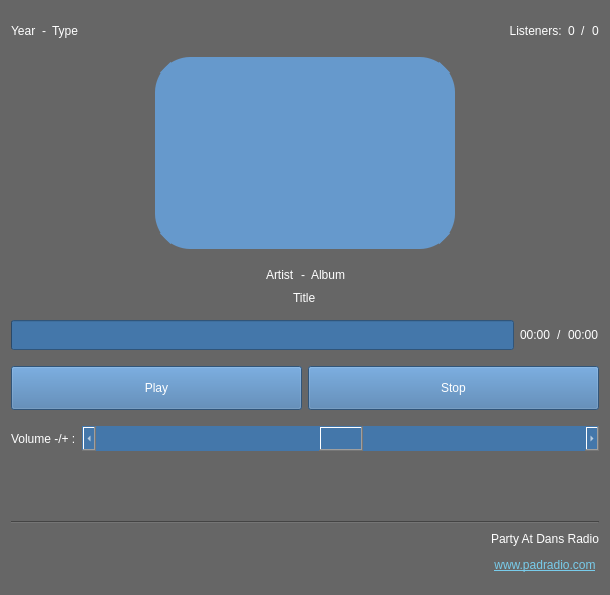
<?xml version="1.0" encoding="UTF-8"?>
<ui version="4.0">
 <class>Window</class>
 <widget class="QMainWindow" name="Window">
  <property name="geometry">
   <rect>
    <x>0</x>
    <y>0</y>
    <width>610</width>
    <height>595</height>
   </rect>
  </property>
  <property name="sizePolicy">
   <sizepolicy hsizetype="Fixed" vsizetype="Fixed">
    <horstretch>0</horstretch>
    <verstretch>0</verstretch>
   </sizepolicy>
  </property>
  <property name="minimumSize">
   <size>
    <width>500</width>
    <height>0</height>
   </size>
  </property>
  <property name="windowTitle">
   <string>Party At Dans Radio</string>
  </property>
  <property name="windowIcon">
   <iconset resource="Files.qrc">
    <normaloff>:/PadImg</normaloff>:/PadImg</iconset>
  </property>
  <property name="styleSheet">
   <string notr="true">font: 666 14pt &quot;Cantarell&quot;;
background-color: #666;
color:#FFFFFF;</string>
  </property>
  <widget class="QWidget" name="centralWidget">
   <layout class="QVBoxLayout" name="verticalLayout">
    <item>
     <layout class="QHBoxLayout" name="typeLayout">
      <property name="topMargin">
       <number>10</number>
      </property>
      <property name="bottomMargin">
       <number>10</number>
      </property>
      <item alignment="Qt::AlignLeft">
       <widget class="QLabel" name="musicYear">
        <property name="text">
         <string>Year</string>
        </property>
       </widget>
      </item>
      <item alignment="Qt::AlignLeft">
       <widget class="QLabel" name="typeSep">
        <property name="text">
         <string>-</string>
        </property>
       </widget>
      </item>
      <item alignment="Qt::AlignLeft">
       <widget class="QLabel" name="musicType">
        <property name="text">
         <string>Type</string>
        </property>
       </widget>
      </item>
      <item>
       <spacer name="typeSpacer">
        <property name="orientation">
         <enum>Qt::Horizontal</enum>
        </property>
        <property name="sizeHint" stdset="0">
         <size>
          <width>40</width>
          <height>20</height>
         </size>
        </property>
       </spacer>
      </item>
      <item alignment="Qt::AlignLeft">
       <widget class="QLabel" name="noteListeners">
        <property name="text">
         <string>  Listeners:</string>
        </property>
       </widget>
      </item>
      <item alignment="Qt::AlignLeft">
       <widget class="QLabel" name="musicListeners">
        <property name="text">
         <string>0</string>
        </property>
       </widget>
      </item>
      <item>
       <widget class="QLabel" name="ListenersSep">
        <property name="text">
         <string>/</string>
        </property>
       </widget>
      </item>
      <item>
       <widget class="QLabel" name="musicMaxListeners">
        <property name="text">
         <string>0</string>
        </property>
       </widget>
      </item>
     </layout>
    </item>
    <item>
     <layout class="QHBoxLayout" name="graphicsLayout">
      <property name="bottomMargin">
       <number>10</number>
      </property>
      <item>
       <widget class="QGraphicsView" name="graphicsView">
        <property name="sizePolicy">
         <sizepolicy hsizetype="Fixed" vsizetype="Fixed">
          <horstretch>0</horstretch>
          <verstretch>0</verstretch>
         </sizepolicy>
        </property>
        <property name="minimumSize">
         <size>
          <width>300</width>
          <height>0</height>
         </size>
        </property>
        <property name="autoFillBackground">
         <bool>false</bool>
        </property>
        <property name="styleSheet">
         <string notr="true">border: 15px solid #69C;
border-radius: 35px;
background-color: #69C;
</string>
        </property>
        <property name="frameShadow">
         <enum>QFrame::Plain</enum>
        </property>
        <property name="verticalScrollBarPolicy">
         <enum>Qt::ScrollBarAlwaysOff</enum>
        </property>
        <property name="horizontalScrollBarPolicy">
         <enum>Qt::ScrollBarAlwaysOff</enum>
        </property>
       </widget>
      </item>
     </layout>
    </item>
    <item>
     <layout class="QHBoxLayout" name="songLayout">
      <property name="bottomMargin">
       <number>0</number>
      </property>
      <item>
       <spacer name="songSpacerLeft">
        <property name="orientation">
         <enum>Qt::Horizontal</enum>
        </property>
        <property name="sizeHint" stdset="0">
         <size>
          <width>40</width>
          <height>20</height>
         </size>
        </property>
       </spacer>
      </item>
      <item>
       <widget class="QLabel" name="musicArtist">
        <property name="text">
         <string>Artist</string>
        </property>
       </widget>
      </item>
      <item>
       <widget class="QLabel" name="songSep">
        <property name="text">
         <string>-</string>
        </property>
       </widget>
      </item>
      <item>
       <widget class="QLabel" name="musicAlbum">
        <property name="styleSheet">
         <string notr="true"/>
        </property>
        <property name="text">
         <string>Album</string>
        </property>
       </widget>
      </item>
      <item>
       <spacer name="songSpacerRight">
        <property name="orientation">
         <enum>Qt::Horizontal</enum>
        </property>
        <property name="sizeHint" stdset="0">
         <size>
          <width>40</width>
          <height>20</height>
         </size>
        </property>
       </spacer>
      </item>
     </layout>
    </item>
    <item>
     <layout class="QHBoxLayout" name="titleLayout">
      <property name="bottomMargin">
       <number>9</number>
      </property>
      <item alignment="Qt::AlignHCenter">
       <widget class="QLabel" name="musicTitle">
        <property name="styleSheet">
         <string notr="true">font: 666 15pt &quot;Cantarell&quot;;</string>
        </property>
        <property name="text">
         <string>Title</string>
        </property>
       </widget>
      </item>
     </layout>
    </item>
    <item>
     <layout class="QHBoxLayout" name="playBarLayout">
      <property name="bottomMargin">
       <number>10</number>
      </property>
      <item>
       <widget class="QProgressBar" name="progressBar">
        <property name="sizePolicy">
         <sizepolicy hsizetype="Expanding" vsizetype="Expanding">
          <horstretch>0</horstretch>
          <verstretch>0</verstretch>
         </sizepolicy>
        </property>
        <property name="minimumSize">
         <size>
          <width>0</width>
          <height>10</height>
         </size>
        </property>
        <property name="maximumSize">
         <size>
          <width>16777215</width>
          <height>30</height>
         </size>
        </property>
        <property name="styleSheet">
         <string notr="true">background-color:#47A;</string>
        </property>
        <property name="maximum">
         <number>1000</number>
        </property>
        <property name="value">
         <number>0</number>
        </property>
        <property name="textVisible">
         <bool>false</bool>
        </property>
        <property name="invertedAppearance">
         <bool>false</bool>
        </property>
        <property name="format">
         <string/>
        </property>
       </widget>
      </item>
      <item>
       <widget class="QLabel" name="musicTimeLeft">
        <property name="text">
         <string>00:00</string>
        </property>
       </widget>
      </item>
      <item>
       <widget class="QLabel" name="timeSep">
        <property name="frameShape">
         <enum>QFrame::NoFrame</enum>
        </property>
        <property name="text">
         <string>/</string>
        </property>
       </widget>
      </item>
      <item>
       <widget class="QLabel" name="musicTimeEnd">
        <property name="text">
         <string>00:00</string>
        </property>
       </widget>
      </item>
     </layout>
    </item>
    <item>
     <layout class="QHBoxLayout" name="buttonlLayout">
      <property name="bottomMargin">
       <number>10</number>
      </property>
      <item>
       <widget class="QPushButton" name="playButton">
        <property name="sizePolicy">
         <sizepolicy hsizetype="Minimum" vsizetype="Expanding">
          <horstretch>0</horstretch>
          <verstretch>0</verstretch>
         </sizepolicy>
        </property>
        <property name="minimumSize">
         <size>
          <width>0</width>
          <height>35</height>
         </size>
        </property>
        <property name="maximumSize">
         <size>
          <width>16777215</width>
          <height>50</height>
         </size>
        </property>
        <property name="styleSheet">
         <string notr="true">background-color:#47A;</string>
        </property>
        <property name="text">
         <string>Play</string>
        </property>
        <property name="checkable">
         <bool>false</bool>
        </property>
        <property name="autoExclusive">
         <bool>false</bool>
        </property>
        <property name="flat">
         <bool>false</bool>
        </property>
       </widget>
      </item>
      <item>
       <widget class="QPushButton" name="stopButton">
        <property name="sizePolicy">
         <sizepolicy hsizetype="Minimum" vsizetype="Expanding">
          <horstretch>0</horstretch>
          <verstretch>0</verstretch>
         </sizepolicy>
        </property>
        <property name="minimumSize">
         <size>
          <width>0</width>
          <height>35</height>
         </size>
        </property>
        <property name="maximumSize">
         <size>
          <width>16777215</width>
          <height>50</height>
         </size>
        </property>
        <property name="contextMenuPolicy">
         <enum>Qt::PreventContextMenu</enum>
        </property>
        <property name="styleSheet">
         <string notr="true">background-color:#47A;</string>
        </property>
        <property name="text">
         <string>Stop</string>
        </property>
        <property name="checkable">
         <bool>false</bool>
        </property>
       </widget>
      </item>
     </layout>
    </item>
    <item>
     <layout class="QHBoxLayout" name="volumeLayout">
      <property name="bottomMargin">
       <number>10</number>
      </property>
      <item>
       <widget class="QLabel" name="volumeNote">
        <property name="sizePolicy">
         <sizepolicy hsizetype="Fixed" vsizetype="Preferred">
          <horstretch>0</horstretch>
          <verstretch>0</verstretch>
         </sizepolicy>
        </property>
        <property name="text">
         <string>Volume -/+ :</string>
        </property>
       </widget>
      </item>
      <item>
       <widget class="QScrollBar" name="volumeSlider">
        <property name="sizePolicy">
         <sizepolicy hsizetype="Minimum" vsizetype="Expanding">
          <horstretch>0</horstretch>
          <verstretch>0</verstretch>
         </sizepolicy>
        </property>
        <property name="minimumSize">
         <size>
          <width>0</width>
          <height>15</height>
         </size>
        </property>
        <property name="maximumSize">
         <size>
          <width>16777215</width>
          <height>25</height>
         </size>
        </property>
        <property name="styleSheet">
         <string notr="true">background-color:#47A;</string>
        </property>
        <property name="maximum">
         <number>100</number>
        </property>
        <property name="value">
         <number>50</number>
        </property>
        <property name="orientation">
         <enum>Qt::Horizontal</enum>
        </property>
       </widget>
      </item>
     </layout>
    </item>
    <item>
     <spacer name="verticalSpacer">
      <property name="orientation">
       <enum>Qt::Vertical</enum>
      </property>
      <property name="sizeHint" stdset="0">
       <size>
        <width>20</width>
        <height>0</height>
       </size>
      </property>
     </spacer>
    </item>
    <item>
     <widget class="Line" name="webSiteLine">
      <property name="orientation">
       <enum>Qt::Horizontal</enum>
      </property>
     </widget>
    </item>
    <item>
     <layout class="QHBoxLayout" name="nextSongLayout">
      <property name="bottomMargin">
       <number>10</number>
      </property>
      <item>
       <widget class="ScrollText" name="nextSong" native="true">
        <property name="sizePolicy">
         <sizepolicy hsizetype="Expanding" vsizetype="Fixed">
          <horstretch>0</horstretch>
          <verstretch>0</verstretch>
         </sizepolicy>
        </property>
        <property name="minimumSize">
         <size>
          <width>150</width>
          <height>20</height>
         </size>
        </property>
        <property name="maximumSize">
         <size>
          <width>16777215</width>
          <height>20</height>
         </size>
        </property>
        <property name="sizeIncrement">
         <size>
          <width>0</width>
          <height>0</height>
         </size>
        </property>
        <property name="baseSize">
         <size>
          <width>0</width>
          <height>0</height>
         </size>
        </property>
        <property name="styleSheet">
         <string notr="true"/>
        </property>
       </widget>
      </item>
      <item alignment="Qt::AlignRight">
       <widget class="QLabel" name="webSite">
        <property name="sizePolicy">
         <sizepolicy hsizetype="Expanding" vsizetype="Expanding">
          <horstretch>0</horstretch>
          <verstretch>0</verstretch>
         </sizepolicy>
        </property>
        <property name="autoFillBackground">
         <bool>false</bool>
        </property>
        <property name="styleSheet">
         <string notr="true">margin 0px 0px 0px 0px;</string>
        </property>
        <property name="text">
         <string>&lt;html&gt;&lt;head/&gt;&lt;body&gt;&lt;p&gt;Party At Dans Radio&lt;/p&gt;&lt;p&gt;&lt;a href=&quot;http://www.padradio.com&quot;&gt;&lt;span style=&quot; text-decoration: underline; color:#78cceb;&quot;&gt;www.padradio.com&lt;/span&gt;&lt;/a&gt;&lt;/p&gt;&lt;/body&gt;&lt;/html&gt;</string>
        </property>
        <property name="textFormat">
         <enum>Qt::RichText</enum>
        </property>
        <property name="scaledContents">
         <bool>false</bool>
        </property>
        <property name="alignment">
         <set>Qt::AlignCenter</set>
        </property>
        <property name="openExternalLinks">
         <bool>true</bool>
        </property>
       </widget>
      </item>
     </layout>
    </item>
   </layout>
  </widget>
  <widget class="QMenuBar" name="menuBar">
   <property name="geometry">
    <rect>
     <x>0</x>
     <y>0</y>
     <width>610</width>
     <height>28</height>
    </rect>
   </property>
  </widget>
 </widget>
 <layoutdefault spacing="6" margin="11"/>
 <customwidgets>
  <customwidget>
   <class>ScrollText</class>
   <extends>QWidget</extends>
   <header location="global">scrolltext.h</header>
   <container>1</container>
  </customwidget>
 </customwidgets>
 <resources>
  <include location="Files.qrc"/>
 </resources>
 <connections/>
</ui>
